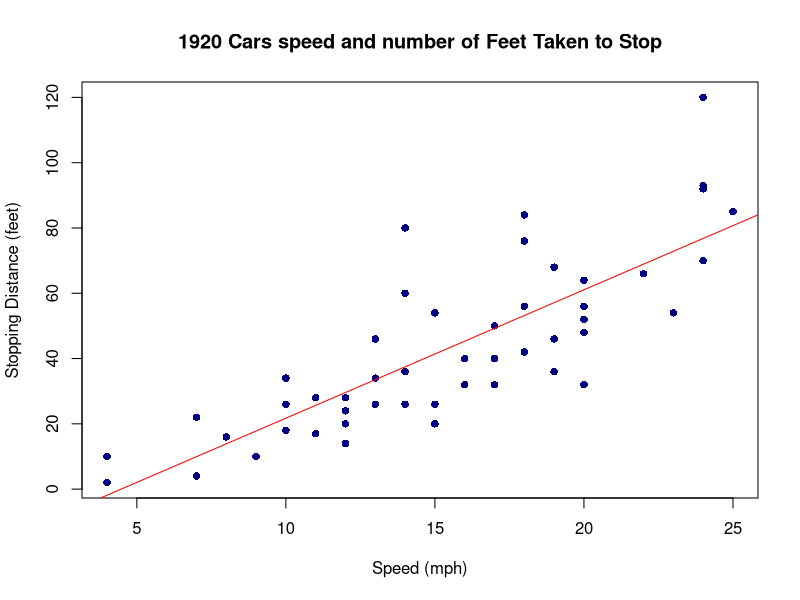
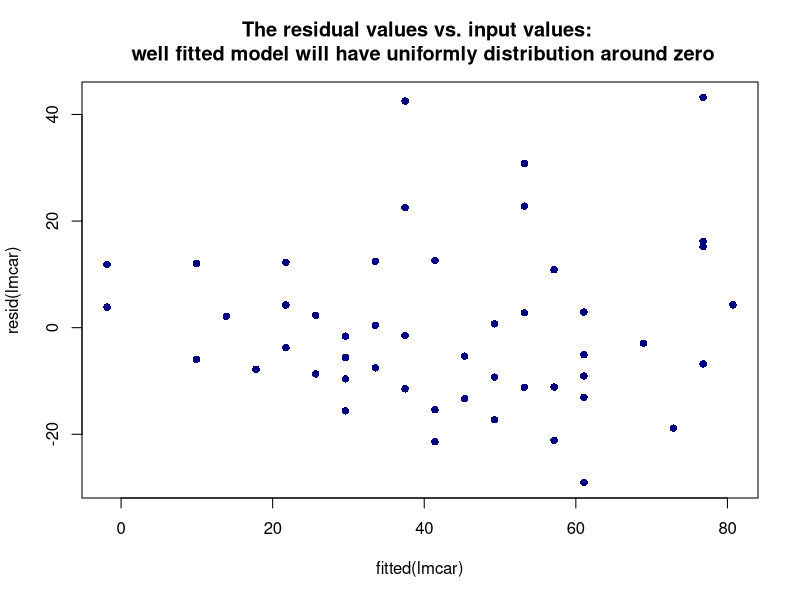
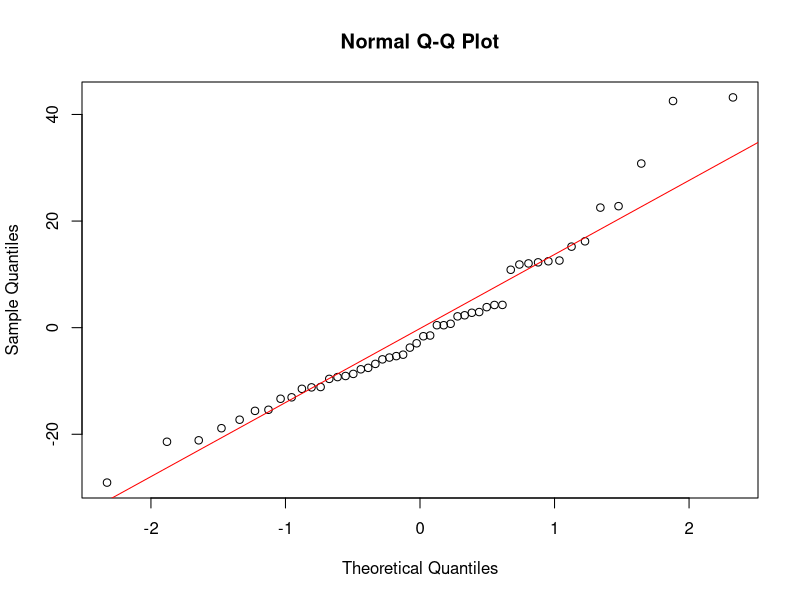

Write R code to recreate these figures, in order.
## ---- chunk 1
head(cars)
#summary(cars$dist)
## ---- chunk 2
lmcar <-lm(cars$dist ~ cars$speed)
lmcar
summary(lmcar)
## ---- chunk 3
{plot(cars$speed,cars$dist,main = "1920 Cars speed and number of Feet Taken to Stop",
      col = 'navyblue', pch = 16, xlab = "Speed (mph)", ylab = "Stopping Distance (feet)")
abline(lmcar, col = "red")}
## ---- chunk 4
plot(fitted(lmcar),resid(lmcar),col = 'navyblue', pch = 16, main = "The residual values vs. input values: \n well fitted model will have uniformly distribution around zero")
## ---- chunk 5
qqnorm(resid(lmcar))
qqline(resid(lmcar), col = "red")
